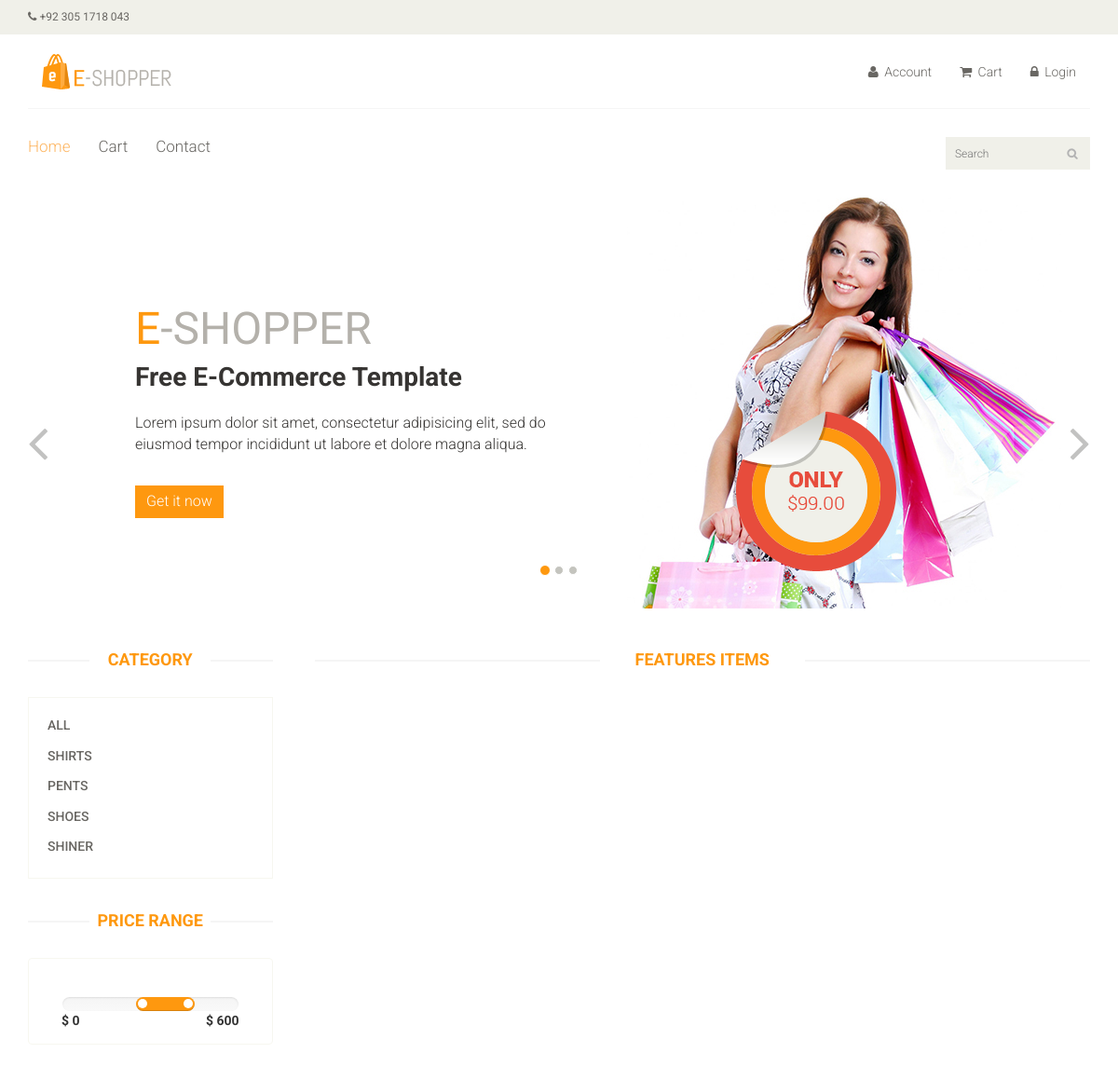
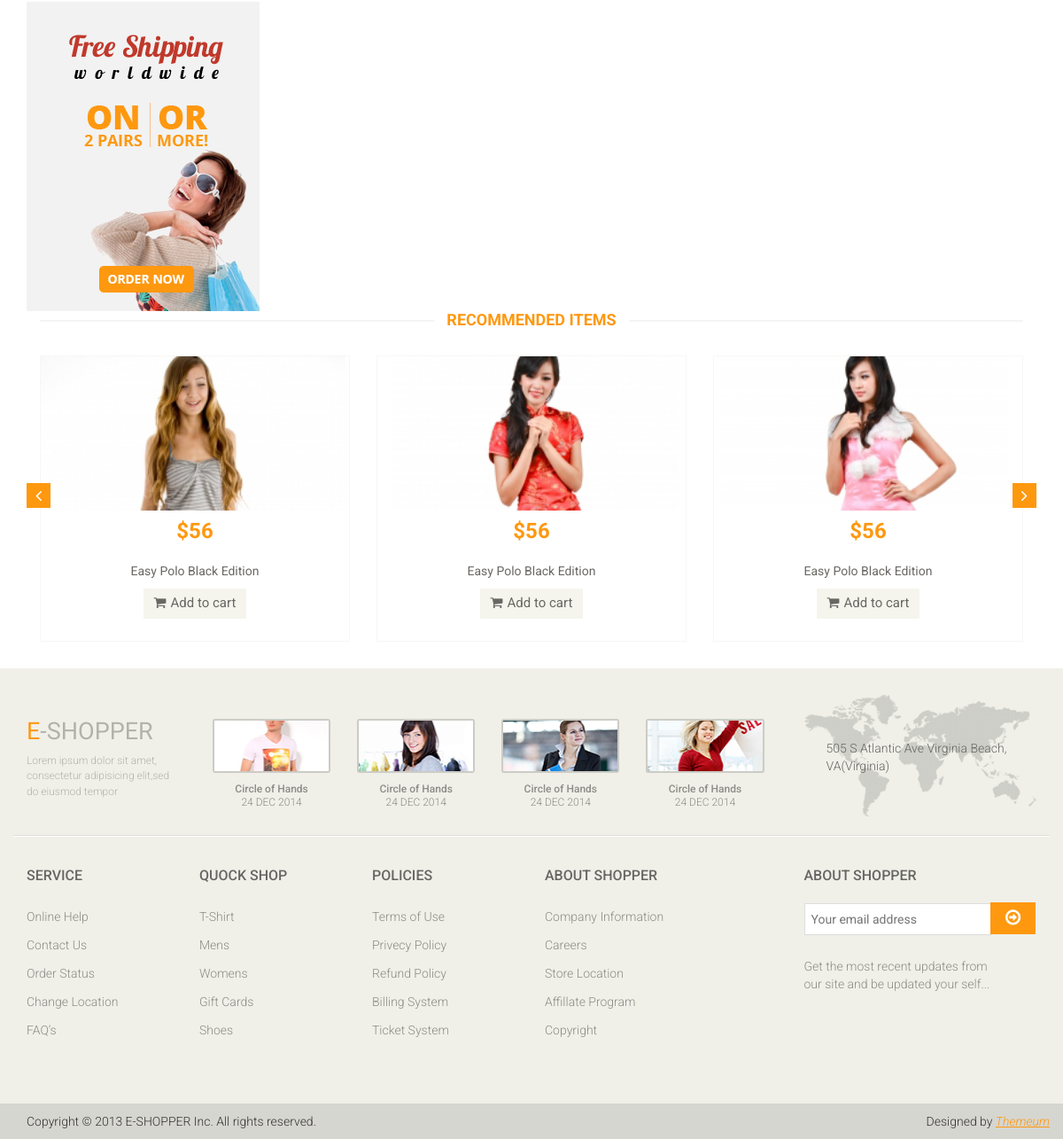
/products.php, run on the app's committed database (2 pictures, top to bottom).
### tables this page shows
CREATE TABLE `categories` (
  `id` int(11) NOT NULL,
  `name` varchar(256) NOT NULL,
  `timestamp` timestamp NOT NULL DEFAULT CURRENT_TIMESTAMP ON UPDATE CURRENT_TIMESTAMP
);

### products.php (the view, shortened to what this page needs)
<?php
    include '../e-shop/core/dbconfig.php';
?>
<!DOCTYPE html>
<html lang="en">
<head>
	<link href="css/bootstrap.min.css" rel="stylesheet">
	<link href="css/font-awesome.min.css" rel="stylesheet">
	<link href="css/prettyPhoto.css" rel="stylesheet">
	<link href="css/price-range.css" rel="stylesheet">
	<link href="css/animate.css" rel="stylesheet">
	<link href="css/main.css" rel="stylesheet">
	<link href="css/responsive.css" rel="stylesheet">
</head>
<body>
	<header id="header">
		<div class="header_top">
			<div class="container">
				<div class="row">
					<div class="col-sm-6">
						<div class="contactinfo">
							<ul class="nav nav-pills">
								<li><a href="#"><i class="fa fa-phone"></i> +92 305 1718 043</a></li>
							</ul>
						</div>
					</div>
				</div>
			</div>
		</div>
		<div class="header-middle">
			<div class="container">
				<div class="row">
					<div class="col-md-4 clearfix">
						<div class="logo pull-left">
							<a href="index.php"><img src="images/home/logo.png" alt="" /></a>
						</div>
					</div>
					<div class="col-md-8 clearfix">
						<div class="shop-menu clearfix pull-right">
							<ul class="nav navbar-nav">
								<li><a href=""><i class="fa fa-user"></i> Account</a></li>
								<li><a href="cart.php"><i class="fa fa-shopping-cart"></i> Cart</a></li>
								<li><a href="login.php"><i class="fa fa-lock"></i> Login</a></li>
							</ul>
						</div>
					</div>
				</div>
			</div>
		</div>
		<div class="header-bottom">
			<div class="container">
				<div class="row">
					<div class="col-sm-9">
						<div class="mainmenu pull-left">
							<ul class="nav navbar-nav collapse navbar-collapse">
								<li><a href="index.html" class="active">Home</a></li>
								<li class=""><a href="cart.php">Cart<i class="fa fa-angle"></i></a>
								</li>
								<li><a href="contact-us.html">Contact</a></li>
							</ul>
						</div>
					</div>
					<div class="col-sm-3">
						<div class="search_box pull-right">
							<input type="text" placeholder="Search" />
						</div>
					</div>
				</div>
			</div>
		</div>
	</header>
	<section id="slider">
		<div class="container">
			<div class="row">
				<div class="col-sm-12">
					<div id="slider-carousel" class="carousel slide" data-ride="carousel">
						<ol class="carousel-indicators">
							<li data-target="#slider-carousel" data-slide-to="0" class="active"></li>
							<li data-target="#slider-carousel" data-slide-to="1"></li>
							<li data-target="#slider-carousel" data-slide-to="2"></li>
						</ol>
						<div class="carousel-inner">
							<div class="item active">
								<div class="col-sm-6">
									<h1><span>E</span>-SHOPPER</h1>
									<h2>Free E-Commerce Template</h2>
									<p>Lorem ipsum dolor sit amet, consectetur adipisicing elit, sed do eiusmod tempor
										incididunt ut labore et dolore magna aliqua. </p>
									<button type="button" class="btn btn-default get">Get it now</button>
								</div>
								<div class="col-sm-6">
									<img src="images/home/girl1.jpg" class="girl img-responsive" alt="" />
									<img src="images/home/pricing.png" class="pricing" alt="" />
								</div>
							</div>
						</div>
						<a href="#slider-carousel" class="left control-carousel hidden-xs" data-slide="prev">
							<i class="fa fa-angle-left"></i>
						</a>
						<a href="#slider-carousel" class="right control-carousel hidden-xs" data-slide="next">
							<i class="fa fa-angle-right"></i>
						</a>
					</div>
				</div>
			</div>
		</div>
	</section>
	<section>
		<div class="container">
			<div class="row">
				<div class="col-sm-3">
					<div class="left-sidebar">
						<h2>Category</h2>
						<div class="panel-group category-products" id="accordian">
							<div class="panel panel-default">
								<div class="panel-heading">
									<h4 class="panel-title"><a href="./">All</a></h4>
								</div>
							</div>
							<?php
							$sql ="SELECT * FROM categories ";
							$query =mysqli_query($conn,$sql);
							while ($data = mysqli_fetch_array($query)) {
						?>
							<div class="panel panel-default">
								<div class="panel-heading">
									<h4 class="panel-title"><a
											href="products.php?catId=<?php echo $data['id']; ?>"><?php echo $data['name']; ?></a>
									</h4>
								</div>
							</div>
							<?php } ?>
						</div>
						<div class="price-range">
							<h2>Price Range</h2>
							<div class="well text-center">
									data-slider-step="5" data-slider-value="[250,450]" id="sl2"><br />
								<b class="pull-left">$ 0</b> <b class="pull-right">$ 600</b>
							</div>
						</div>
						<div class="shipping text-center">
							<img src="images/home/shipping.jpg" alt="" />
						</div>
					</div>
				</div>
				<div class="col-sm-9 padding-right">
					<div class="features_items">
						<h2 class="title text-center">Features Items</h2>
					</div>
				</div>
			</div>
			<div class="recommended_items">
				<h2 class="title text-center">recommended items</h2>
				<div id="recommended-item-carousel" class="carousel slide" data-ride="carousel">
					<div class="carousel-inner">
						<div class="item active">
							<div class="col-sm-4">
								<div class="product-image-wrapper">
									<div class="single-products">
										<div class="productinfo text-center">
											<img src="images/home/recommend1.jpg" alt="" />
											<h2>$56</h2>
											<p>Easy Polo Black Edition</p>
											<a href="#" class="btn btn-default add-to-cart"><i
													class="fa fa-shopping-cart"></i>Add to cart</a>
										</div>
									</div>
								</div>
							</div>
							<div class="col-sm-4">
								<div class="product-image-wrapper">
									<div class="single-products">
										<div class="productinfo text-center">
											<img src="images/home/recommend2.jpg" alt="" />
											<h2>$56</h2>
											<p>Easy Polo Black Edition</p>
											<a href="#" class="btn btn-default add-to-cart"><i
													class="fa fa-shopping-cart"></i>Add to cart</a>
										</div>
									</div>
								</div>
							</div>
							<div class="col-sm-4">
								<div class="product-image-wrapper">
									<div class="single-products">
										<div class="productinfo text-center">
											<img src="images/home/recommend3.jpg" alt="" />
											<h2>$56</h2>
											<p>Easy Polo Black Edition</p>
											<a href="#" class="btn btn-default add-to-cart"><i
													class="fa fa-shopping-cart"></i>Add to cart</a>
										</div>
									</div>
								</div>
							</div>
						</div>
					</div>
					<a class="left recommended-item-control" href="#recommended-item-carousel" data-slide="prev">
						<i class="fa fa-angle-left"></i>
					</a>
					<a class="right recommended-item-control" href="#recommended-item-carousel" data-slide="next">
						<i class="fa fa-angle-right"></i>
					</a>
				</div>
			</div>
		</div>
	</section>
	<footer id="footer">
		<div class="footer-top">
			<div class="container">
				<div class="row">
					<div class="col-sm-2">
						<div class="companyinfo">
							<h2><span>e</span>-shopper</h2>
							<p>Lorem ipsum dolor sit amet, consectetur adipisicing elit,sed do eiusmod tempor</p>
						</div>
					</div>
					<div class="col-sm-7">
						<div class="col-sm-3">
							<div class="video-gallery text-center">
								<a href="#">
									<div class="iframe-img">
										<img src="images/home/iframe1.png" alt="" />
									</div>
								</a>
								<p>Circle of Hands</p>
								<h2>24 DEC 2014</h2>
							</div>
						</div>
						<div class="col-sm-3">
							<div class="video-gallery text-center">
								<a href="#">
									<div class="iframe-img">
										<img src="images/home/iframe2.png" alt="" />
									</div>
								</a>
								<p>Circle of Hands</p>
								<h2>24 DEC 2014</h2>
							</div>
						</div>
						<div class="col-sm-3">
							<div class="video-gallery text-center">
								<a href="#">
									<div class="iframe-img">
										<img src="images/home/iframe3.png" alt="" />
									</div>
								</a>
								<p>Circle of Hands</p>
								<h2>24 DEC 2014</h2>
							</div>
						</div>
						<div class="col-sm-3">
							<div class="video-gallery text-center">
								<a href="#">
									<div class="iframe-img">
										<img src="images/home/iframe4.png" alt="" />
									</div>
								</a>
								<p>Circle of Hands</p>
								<h2>24 DEC 2014</h2>
							</div>
						</div>
					</div>
					<div class="col-sm-3">
						<div class="address">
							<img src="images/home/map.png" alt="" />
							<p>505 S Atlantic Ave Virginia Beach, VA(Virginia)</p>
						</div>
					</div>
				</div>
			</div>
		</div>
		<div class="footer-widget">
			<div class="container">
				<div class="row">
					<div class="col-sm-2">
						<div class="single-widget">
							<h2>Service</h2>
							<ul class="nav nav-pills nav-stacked">
								<li><a href="#">Online Help</a></li>
								<li><a href="#">Contact Us</a></li>
								<li><a href="#">Order Status</a></li>
								<li><a href="#">Change Location</a></li>
								<li><a href="#">FAQ’s</a></li>
							</ul>
						</div>
					</div>
					<div class="col-sm-2">
						<div class="single-widget">
							<h2>Quock Shop</h2>
							<ul class="nav nav-pills nav-stacked">
								<li><a href="#">T-Shirt</a></li>
								<li><a href="#">Mens</a></li>
								<li><a href="#">Womens</a></li>
								<li><a href="#">Gift Cards</a></li>
								<li><a href="#">Shoes</a></li>
							</ul>
						</div>
					</div>
					<div class="col-sm-2">
						<div class="single-widget">
							<h2>Policies</h2>
							<ul class="nav nav-pills nav-stacked">
								<li><a href="#">Terms of Use</a></li>
								<li><a href="#">Privecy Policy</a></li>
								<li><a href="#">Refund Policy</a></li>
								<li><a href="#">Billing System</a></li>
								<li><a href="#">Ticket System</a></li>
							</ul>
						</div>
					</div>
					<div class="col-sm-2">
						<div class="single-widget">
							<h2>About Shopper</h2>
							<ul class="nav nav-pills nav-stacked">
								<li><a href="#">Company Information</a></li>
								<li><a href="#">Careers</a></li>
								<li><a href="#">Store Location</a></li>
								<li><a href="#">Affillate Program</a></li>
								<li><a href="#">Copyright</a></li>
							</ul>
						</div>
					</div>
					<div class="col-sm-3 col-sm-offset-1">
						<div class="single-widget">
							<h2>About Shopper</h2>
							<form action="#" class="searchform">
								<input type="text" placeholder="Your email address" />
								<button type="submit" class="btn btn-default"><i
										class="fa fa-arrow-circle-o-right"></i></button>
								<p>Get the most recent updates from <br />our site and be updated your self...</p>
							</form>
						</div>
					</div>
				</div>
			</div>
		</div>
		<div class="footer-bottom">
			<div class="container">
				<div class="row">
					<p class="pull-left">Copyright © 2013 E-SHOPPER Inc. All rights reserved.</p>
					<p class="pull-right">Designed by <span><a target="_blank"
								href="http://www.themeum.com">Themeum</a></span></p>
				</div>
			</div>
		</div>
	</footer>
</body>
</html>

### data on the page
categories: name "SHIRTS"
categories: name "PENTS"
categories: name "SHOES"
categories: name "SHINER"
